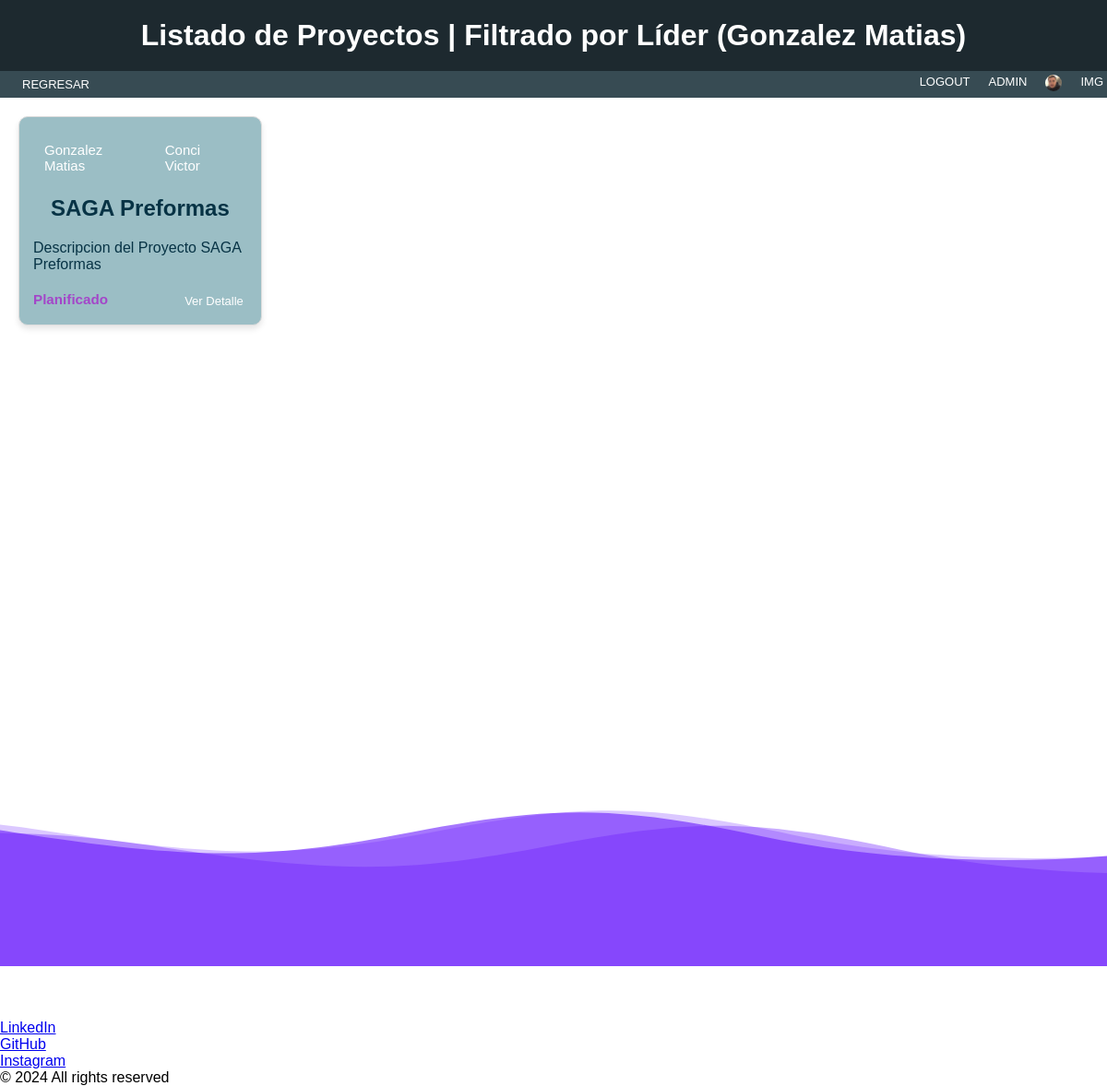
Screenshot of /Projects/cards-filter-bylider/Gonzalez Matias/ (signed in) with the database file from the repository.
### Projects/models.py (models this page shows, shortened)
class Avatar(models.Model):
    user = models.OneToOneField(User, on_delete=models.CASCADE, related_name='avatar')
    image = models.ImageField(upload_to='avatars/')

class Tarjeta(models.Model):
    class Tipo(models.TextChoices):
        sin_estado = '', ''
        planificado = 'Planificado', 'Planificado'
        en_curso = 'En Curso', 'En Curso'
        finalizado = 'Finalizado', 'Finalizado'
    lider = models.ForeignKey(Lider, on_delete=models.CASCADE,related_name='tarjetas')
    sponsor = models.ForeignKey(Sponsor, on_delete=models.CASCADE,related_name='tarjetas')
    titulo = models.CharField(max_length=50)
    descripcion = models.CharField(max_length=200)
    fecha_inicio = models.DateField(default=datetime.now)
    fecha_fin = models.DateField(default=datetime.now)
    estado = models.CharField(
        max_length=11,
        choices=Tipo.choices,
        default=Tipo.planificado,
    )

class Lider(models.Model):
    nombre = models.CharField(max_length=20)
    def __str__(self):
        return f"{self.nombre}"

class Sponsor(models.Model):
    nombre = models.CharField(max_length=20)
    def __str__(self):
        return f"{self.nombre}"

### Projects/views.py (the view)
# urls.py: path("cards-filter-bylider/<str:lider_name>/", FilterByLiderListView.as_view(), name="filter_lider"),
class FilterByLiderListView(LoginRequiredMixin, ListView):
    model = Tarjeta
    template_name = "Projects/cards/filter_cards.html"
    context_object_name = "TARJETAS_FILTER"
    def get_queryset(self):
        lider_name = self.kwargs['lider_name']
        return Tarjeta.objects.filter(lider__nombre=lider_name)
    def get_context_data(self, **kwargs):
        context = super().get_context_data(**kwargs)
        lider_name = self.kwargs['lider_name']
        context['filtro_tipo'] = f'Líder ({lider_name})'
        return context

### Projects/templates/Projects/cards/filter_cards.html (shortened to what this page needs)
{% extends 'Projects/base.html' %} {% load static %}  {% block h1 %} {% if filtro_tipo %}
<h1>Listado de Proyectos | Filtrado por {{ filtro_tipo }}</h1>
{% endif %} {% endblock %} {% block nav %}
<link
  rel="stylesheet"
  href="{% static 'Projects/css/styles_list_cards.css' %}"
/>
<ul>
  <li><a href="{% url 'list_cards' %}">REGRESAR</a></li>
</ul>
{% endblock %} {% block content %}
<div class="card-container">
  {% for tarjeta in TARJETAS_FILTER %}
  <div class="card">
    <div class="card-header">
      <span class="tag">{{ tarjeta.lider }}</span>
      <span class="tag">{{ tarjeta.sponsor }}</span>
    </div>
    <h2>{{ tarjeta.titulo }}</h2>
    <p>{{ tarjeta.descripcion }}</p>
    <div class="card-footer">
      <h3 data-estado="{{ tarjeta.estado }}">{{ tarjeta.estado }}</h3>
      <a href="" class="btn-detail">Ver Detalle</a>
    </div>
  </div>
  {% empty %}
  <p>No hay proyectos disponibles.</p>
  {% endfor %}
</div>
{% endblock %}

### Projects/templates/Projects/base.html (shortened to what this page needs)
{% load static %}
<!DOCTYPE html>
<html lang="en">
  <head>
    <link rel="stylesheet" href="{% static 'Projects/css/styles_title.css' %} " />
  </head>
  <body>
    <header>
      <div class="header-container">{% block h1 %} {% endblock h1 %}</div>
    </header>
    <nav>
      <div class="left-menu">
        {% block nav %} {% endblock nav %}
      </div>
      {% if user.is_authenticated %}
      <div class="right-menu">
        <ul>
          <li><a href="{% url 'logout' %}">LOGOUT</a></li>
        </ul>
        <ul>
          <li><a href="{% url 'edit_user' %}">{{ user|upper }}</a></li>
        </ul>
        <ul>
          {% if user.avatar.image %}
          <li><img src="{{ user.avatar.image.url }}" alt="Avatar" style="height: 18px; width: 18px; border-radius: 50%;"></li>
          {% endif %}
        </ul>
        <ul>
          <li><a href="{% url 'avatar_add' %}">IMG</a></li>
        </ul>
      {% endif %}
    </nav>
    <main>{% block content %} {% endblock content %}</main>
  </body>
  <footer>
      <div class="background">
      </div>
      <section>
        <ul class="socials">
          <li><a class="fa-brands fa-x-twitter"></a></li>
          <li><a class="fa-brands fa-facebook"></a></li>
          <li><a class="fa-brands fa-linkedin"></a></li>
        </ul>
        <ul class="links">
          <li><a href="https://www.linkedin.com/in/matiasagustingonzalez" target="_blank">LinkedIn</a></li>
          <li><a href="https://github.com/MatiasAgustinGonzalez" target="_blank">GitHub</a></li>
          <li><a href="https://www.instagram.com/_matiagus" target="_blank">Instagram</a></li>
        </ul>
        <p class="legal">© 2024 All rights reserved</p>
      </section>
    </footer>
</html>

### Projects/static/Projects/css/styles_title.css (style rules this page uses)
* { margin: 0; padding: 0; box-sizing: border-box; }
.header-container { background-color: #1d292f; color: #fff; text-align: center; font-family: sans-serif; padding: 20px; }
nav { background-color: #374b53; color: #fff; font-family: sans-serif; padding: 4px; display: flex; justify-content: space-between; align-items: center; }
.left-menu { display: flex; }
.right-menu { display: flex; }
nav ul { list-style-type: none; display: flex; justify-content: flex-end; font-size: 13px; }
nav li { margin-left: 20px; cursor: pointer; }
nav a { color: #fff; text-decoration: none; }

### Projects/static/Projects/css/styles_list_cards.css (style rules this page uses)
* { font-family: sans-serif; }
.card-container { display: grid; grid-template-columns: repeat(auto-fill, minmax(200px, 1fr)); gap: 35px; padding: 20px; }
.card { border: 1px solid #ddd; border-radius: 10px; background-color: #9bbec5; padding: 15px; box-shadow: 0 4px 6px rgba(0, 0, 0, 0.1); transition: transform 0.3s ease-in-out; }
@media (min-width: 768px) { .card-container { grid-template-columns: repeat(4, 1fr); } }
.card-header { display: flex; justify-content: space-between; margin-bottom: 12px; }
.tag { font-size: 15px; color: #fff; padding: 12px 12px; border-radius: 5px; background-color: transparent; text-decoration: none; }
.card h2 { margin-bottom: 20px; text-align: center; color: #073345; }
.card p { margin-bottom: 20px; color: #073345; }
.card-footer { display: flex; justify-content: space-between; font-size: 13px; }
.card h3 { color: rgb( 128, 26, 0 ); }
.card h3[data-estado="Planificado"] { color: rgba(167, 25, 202, 0.726); }
.btn-detail { color: #fff; padding: 3px 4px; border-radius: 5px; text-decoration: none; }

### rows the page displays
Tarjeta: lider "Gonzalez Matias", sponsor "Conci Victor", titulo "SAGA Preformas", descripcion "Descripcion del Proyecto SAGA Preformas", estado "Planificado"

### other values shown
{{ filtro_tipo }} "Líder (Gonzalez Matias)"
{{ user|upper }} "ADMIN"
